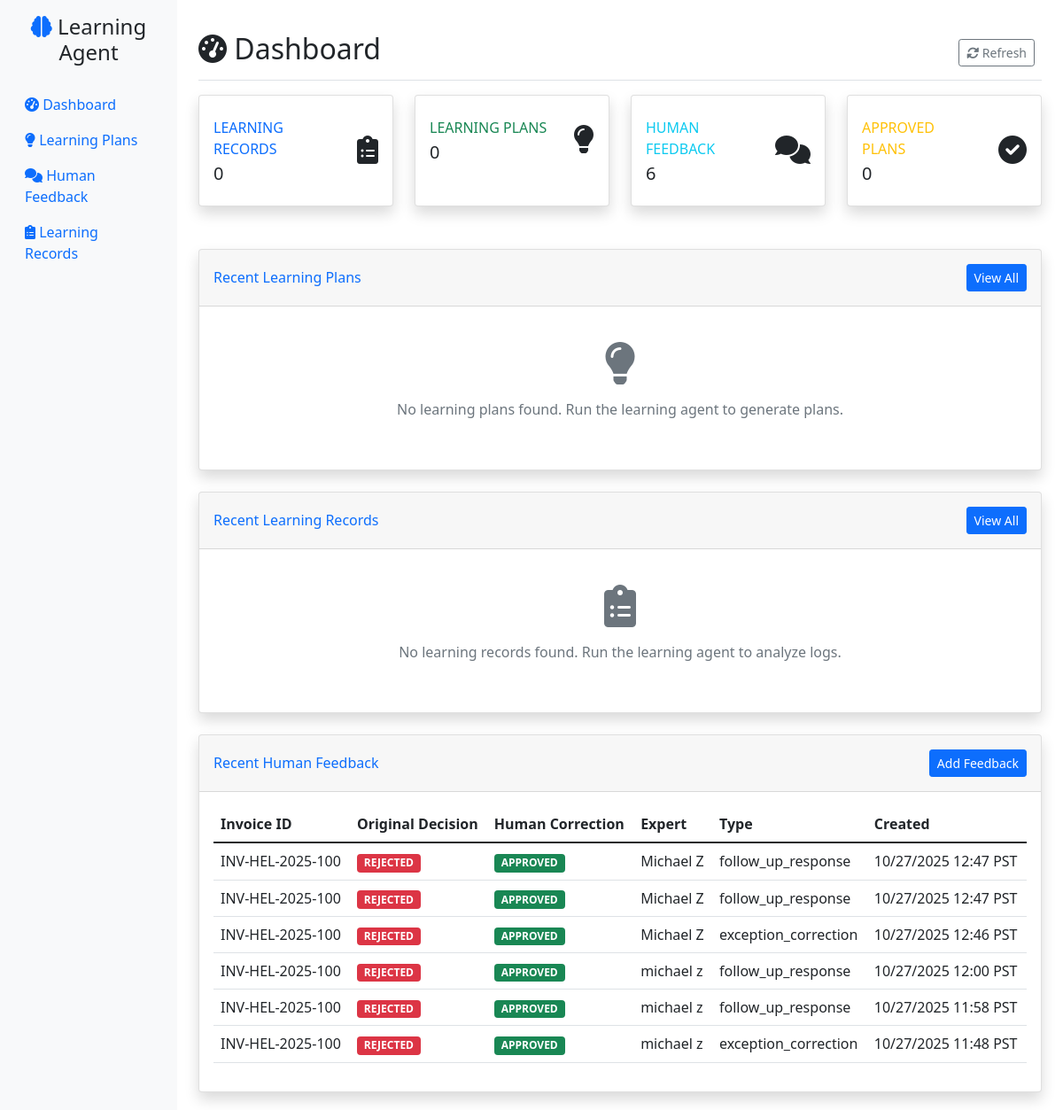
Before: / with the older database file.
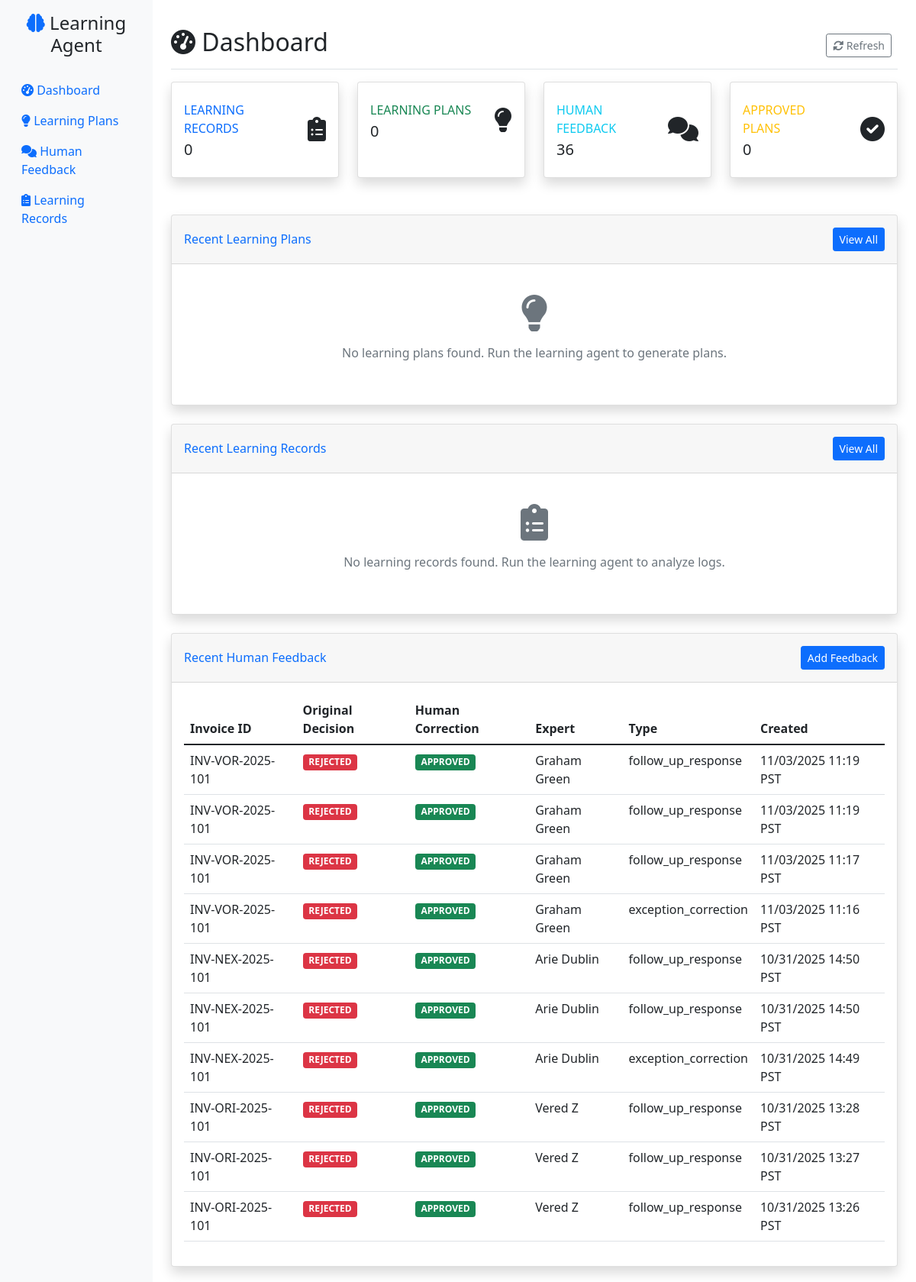
After: the same page with the newer database file.
### tables this page shows
CREATE TABLE human_feedback (
                id INTEGER PRIMARY KEY AUTOINCREMENT,
                created_at TIMESTAMP DEFAULT CURRENT_TIMESTAMP,
                invoice_id VARCHAR(100),
                original_agent_decision VARCHAR(50),
                human_correction VARCHAR(50),
                routing_queue VARCHAR(100),
                feedback_text TEXT,
                expert_name VARCHAR(100),
                feedback_type VARCHAR(50),
                supporting_evidence JSON,
                learning_record_id INTEGER,
                conversation_id VARCHAR(100),
                is_initial_feedback BOOLEAN DEFAULT TRUE,
                parent_feedback_id INTEGER,
                llm_questions TEXT,
                human_responses TEXT,
                feedback_summary TEXT,
                conversation_status VARCHAR(20) DEFAULT 'active',
                quality_score REAL DEFAULT 0.0,
                exception_validity VARCHAR(20),
                invoice_decision VARCHAR(20), conversation_history TEXT,
                FOREIGN KEY (learning_record_id) REFERENCES learning_records(id),
                FOREIGN KEY (parent_feedback_id) REFERENCES human_feedback(id)
            );

### web_gui/app.py (the view)
@app.route('/')
def dashboard():
    stats = db.get_database_stats()
    recent_plans = db.get_learning_plans()[:10]  # Last 10 plans
    recent_records = db.get_learning_records()[:10]  # Last 10 records
    recent_feedback = db.get_human_feedback()[:10]  # Last 10 feedback items
    return render_template('dashboard.html',
                         stats=stats,
                         recent_plans=recent_plans,
                         recent_records=recent_records,
                         recent_feedback=recent_feedback)

### learning_agent/database.py (called while the page is built)
    def get_learning_records(self, status: str = None) -> List[Dict[str, Any]]:
        cursor = self.conn.cursor()
        if status:
            cursor.execute("SELECT * FROM learning_records WHERE status = ? ORDER BY created_at DESC", (status,))
        else:
            cursor.execute("SELECT * FROM learning_records ORDER BY created_at DESC")
        records = []
        for row in cursor.fetchall():
            record = dict(row)
            record['source_data'] = json.loads(record['source_data']) if record['source_data'] else {}
            records.append(record)
        return records

### web_gui/templates/dashboard.html (shortened to what the changed rows need)
{% extends "base.html" %}
{% block content %}
<div class="d-flex justify-content-between flex-wrap flex-md-nowrap align-items-center pt-3 pb-2 mb-3 border-bottom">
    <h1 class="h2"><i class="fas fa-tachometer-alt"></i> Dashboard</h1>
</div>
<div class="row mb-4">
    <div class="col-xl-3 col-md-6 mb-4">
        <div class="card stat-card border-left-info shadow h-100 py-2">
            <div class="card-body">
                <div class="row no-gutters align-items-center">
                    <div class="col mr-2">
                        <div class="text-xs font-weight-bold text-info text-uppercase mb-1">
                            Human Feedback
                        </div>
                        <div class="h5 mb-0 font-weight-bold text-gray-800">{{ stats.human_feedback }}</div>
                    </div>
                </div>
            </div>
        </div>
    </div>
</div>
<div class="row">
    <div class="col-12">
        <div class="card shadow">
            <div class="card-body">
                {% if recent_feedback %}
                    <div class="table-responsive">
                        <table class="table table-hover">
                            <thead>
                                <tr>
                                    <th>Invoice ID</th>
                                    <th>Original Decision</th>
                                    <th>Human Correction</th>
                                    <th>Expert</th>
                                    <th>Type</th>
                                    <th>Created</th>
                                </tr>
                            </thead>
                            <tbody>
                                {% for feedback in recent_feedback %}
                                <tr>
                                    <td>{{ feedback.invoice_id }}</td>
                                    <td>
                                        <span class="badge bg-{{ 'danger' if feedback.original_agent_decision == 'REJECTED' else 'success' if feedback.original_agent_decision == 'APPROVED' else 'warning' }}">
                                            {{ feedback.original_agent_decision }}
                                        </span>
                                    </td>
                                    <td>
                                        <span class="badge bg-{{ 'success' if feedback.human_correction == 'APPROVED' else 'danger' if feedback.human_correction == 'REJECTED' else 'warning' }}">
                                            {{ feedback.human_correction }}
                                        </span>
                                    </td>
                                    <td>{{ feedback.expert_name or 'Unknown' }}</td>
                                    <td>{{ feedback.feedback_type or 'N/A' }}</td>
                                    <td>{{ feedback.created_at|datetime_format }}</td>
                                </tr>
                                {% endfor %}
                            </tbody>
                        </table>
                    </div>
                {% else %}
                    <div class="text-center text-muted py-4">
                        <i class="fas fa-comments fa-3x mb-3"></i>
                        <p>No human feedback found. Add feedback to help improve the system.</p>
                    </div>
                {% endif %}
            </div>
        </div>
    </div>
</div>
{% endblock %}

Changed rows visible on the page:
no longer on this page (row unchanged): human_feedback: invoice_id "INV-HEL-2025-100", original_agent_decision "REJECTED", human_correction "APPROVED", expert_name "Michael Z", feedback_type "follow_up_response", created_at "10/27/2025 12:47 PST"
no longer on this page (row unchanged): human_feedback: invoice_id "INV-HEL-2025-100", original_agent_decision "REJECTED", human_correction "APPROVED", expert_name "Michael Z", feedback_type "follow_up_response", created_at "10/27/2025 12:47 PST"
no longer on this page (row unchanged): human_feedback: invoice_id "INV-HEL-2025-100", original_agent_decision "REJECTED", human_correction "APPROVED", expert_name "Michael Z", feedback_type "exception_correction", created_at "10/27/2025 12:46 PST"
no longer on this page (row unchanged): human_feedback: invoice_id "INV-HEL-2025-100", original_agent_decision "REJECTED", human_correction "APPROVED", expert_name "michael z", feedback_type "follow_up_response", created_at "10/27/2025 12:00 PST"
no longer on this page (row unchanged): human_feedback: invoice_id "INV-HEL-2025-100", original_agent_decision "REJECTED", human_correction "APPROVED", expert_name "michael z", feedback_type "follow_up_response", created_at "10/27/2025 11:58 PST"
no longer on this page (row unchanged): human_feedback: invoice_id "INV-HEL-2025-100", original_agent_decision "REJECTED", human_correction "APPROVED", expert_name "michael z", feedback_type "exception_correction", created_at "10/27/2025 11:48 PST"
added human_feedback: invoice_id "INV-VOR-2025-101", original_agent_decision "REJECTED", human_correction "APPROVED", expert_name "Graham Green", feedback_type "follow_up_response", created_at "11/03/2025 11:19 PST"
added human_feedback: invoice_id "INV-VOR-2025-101", original_agent_decision "REJECTED", human_correction "APPROVED", expert_name "Graham Green", feedback_type "follow_up_response", created_at "11/03/2025 11:19 PST"
added human_feedback: invoice_id "INV-VOR-2025-101", original_agent_decision "REJECTED", human_correction "APPROVED", expert_name "Graham Green", feedback_type "follow_up_response", created_at "11/03/2025 11:17 PST"
added human_feedback: invoice_id "INV-VOR-2025-101", original_agent_decision "REJECTED", human_correction "APPROVED", expert_name "Graham Green", feedback_type "exception_correction", created_at "11/03/2025 11:16 PST"
added human_feedback: invoice_id "INV-NEX-2025-101", original_agent_decision "REJECTED", human_correction "APPROVED", expert_name "Arie Dublin", feedback_type "follow_up_response", created_at "10/31/2025 14:50 PST"
added human_feedback: invoice_id "INV-NEX-2025-101", original_agent_decision "REJECTED", human_correction "APPROVED", expert_name "Arie Dublin", feedback_type "follow_up_response", created_at "10/31/2025 14:50 PST"
added human_feedback: invoice_id "INV-NEX-2025-101", original_agent_decision "REJECTED", human_correction "APPROVED", expert_name "Arie Dublin", feedback_type "exception_correction", created_at "10/31/2025 14:49 PST"
added human_feedback: invoice_id "INV-ORI-2025-101", original_agent_decision "REJECTED", human_correction "APPROVED", expert_name "Vered Z", feedback_type "follow_up_response", created_at "10/31/2025 13:28 PST"
added human_feedback: invoice_id "INV-ORI-2025-101", original_agent_decision "REJECTED", human_correction "APPROVED", expert_name "Vered Z", feedback_type "follow_up_response", created_at "10/31/2025 13:27 PST"
added human_feedback: invoice_id "INV-ORI-2025-101", original_agent_decision "REJECTED", human_correction "APPROVED", expert_name "Vered Z", feedback_type "follow_up_response", created_at "10/31/2025 13:26 PST"
Other visible differences:
{{ stats.human_feedback }}: "6" → "36"
